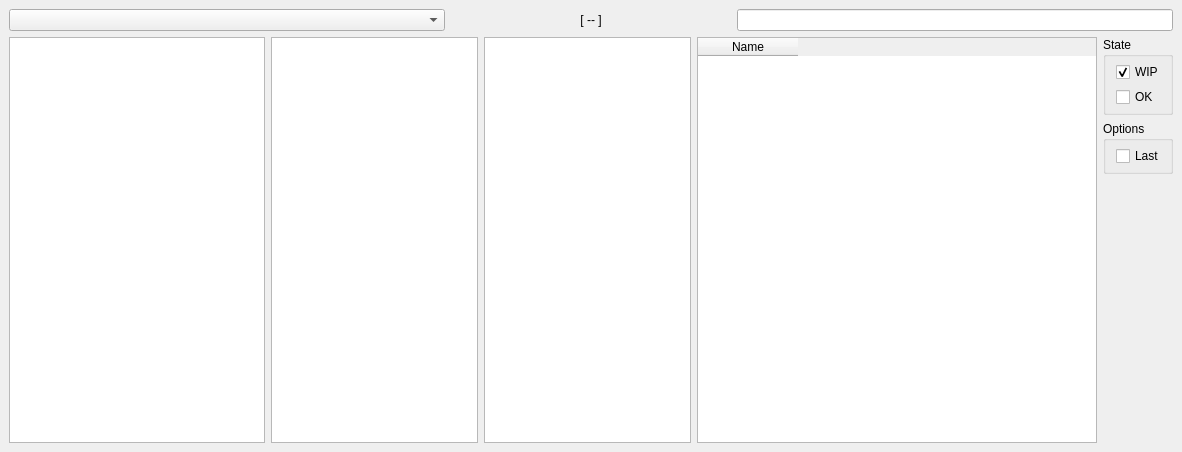
<?xml version="1.0" encoding="UTF-8"?>
<ui version="4.0">
 <class>MainWindow</class>
 <widget class="QMainWindow" name="MainWindow">
  <property name="geometry">
   <rect>
    <x>0</x>
    <y>0</y>
    <width>1182</width>
    <height>452</height>
   </rect>
  </property>
  <property name="windowTitle">
   <string>Bar</string>
  </property>
  <widget class="QWidget" name="centralwidget">
   <layout class="QVBoxLayout" name="central_layout">
    <item>
     <layout class="QHBoxLayout" name="header_lo" stretch="1,0,0,0,1">
      <item>
       <widget class="QComboBox" name="sid_history_cb">
        <property name="enabled">
         <bool>true</bool>
        </property>
       </widget>
      </item>
      <item>
       <spacer name="hs">
        <property name="orientation">
         <enum>Qt::Horizontal</enum>
        </property>
        <property name="sizeHint" stdset="0">
         <size>
          <width>40</width>
          <height>20</height>
         </size>
        </property>
       </spacer>
      </item>
      <item>
       <widget class="QLabel" name="current_sid_lb">
        <property name="sizePolicy">
         <sizepolicy hsizetype="Minimum" vsizetype="Preferred">
          <horstretch>0</horstretch>
          <verstretch>0</verstretch>
         </sizepolicy>
        </property>
        <property name="minimumSize">
         <size>
          <width>200</width>
          <height>0</height>
         </size>
        </property>
        <property name="text">
         <string>[ -- ]</string>
        </property>
        <property name="textFormat">
         <enum>Qt::RichText</enum>
        </property>
        <property name="scaledContents">
         <bool>false</bool>
        </property>
        <property name="alignment">
         <set>Qt::AlignCenter</set>
        </property>
        <property name="wordWrap">
         <bool>false</bool>
        </property>
        <property name="margin">
         <number>1</number>
        </property>
        <property name="textInteractionFlags">
         <set>Qt::LinksAccessibleByMouse|Qt::TextSelectableByKeyboard|Qt::TextSelectableByMouse</set>
        </property>
       </widget>
      </item>
      <item>
       <spacer name="hs_2">
        <property name="orientation">
         <enum>Qt::Horizontal</enum>
        </property>
        <property name="sizeHint" stdset="0">
         <size>
          <width>40</width>
          <height>20</height>
         </size>
        </property>
       </spacer>
      </item>
      <item>
       <widget class="QLineEdit" name="input_sid_le">
        <property name="text">
         <string/>
        </property>
       </widget>
      </item>
     </layout>
    </item>
    <item>
     <layout class="QHBoxLayout" name="body_lo">
      <item>
       <layout class="QHBoxLayout" name="entities_lo">
        <property name="sizeConstraint">
         <enum>QLayout::SetMinimumSize</enum>
        </property>
        <item>
         <widget class="QListView" name="lv_demo1">
          <property name="sizePolicy">
           <sizepolicy hsizetype="Minimum" vsizetype="Expanding">
            <horstretch>0</horstretch>
            <verstretch>0</verstretch>
           </sizepolicy>
          </property>
         </widget>
        </item>
        <item>
         <widget class="QListView" name="lv_demo2">
          <property name="midLineWidth">
           <number>1</number>
          </property>
         </widget>
        </item>
        <item>
         <widget class="QListWidget" name="lv_demo3"/>
        </item>
       </layout>
      </item>
      <item>
       <widget class="QTableWidget" name="versions_tw">
        <property name="sizePolicy">
         <sizepolicy hsizetype="MinimumExpanding" vsizetype="Expanding">
          <horstretch>0</horstretch>
          <verstretch>0</verstretch>
         </sizepolicy>
        </property>
        <property name="minimumSize">
         <size>
          <width>400</width>
          <height>0</height>
         </size>
        </property>
        <property name="autoScroll">
         <bool>true</bool>
        </property>
        <property name="autoScrollMargin">
         <number>32</number>
        </property>
        <property name="editTriggers">
         <set>QAbstractItemView::NoEditTriggers</set>
        </property>
        <property name="alternatingRowColors">
         <bool>true</bool>
        </property>
        <property name="selectionMode">
         <enum>QAbstractItemView::SingleSelection</enum>
        </property>
        <property name="selectionBehavior">
         <enum>QAbstractItemView::SelectRows</enum>
        </property>
        <property name="sortingEnabled">
         <bool>true</bool>
        </property>
        <attribute name="horizontalHeaderCascadingSectionResizes">
         <bool>false</bool>
        </attribute>
        <column>
         <property name="text">
          <string>Name</string>
         </property>
        </column>
       </widget>
      </item>
      <item>
       <layout class="QVBoxLayout" name="options">
        <property name="leftMargin">
         <number>0</number>
        </property>
        <item>
         <layout class="QVBoxLayout" name="engine_la">
          <property name="spacing">
           <number>0</number>
          </property>
          <property name="sizeConstraint">
           <enum>QLayout::SetDefaultConstraint</enum>
          </property>
         </layout>
        </item>
        <item>
         <widget class="QGroupBox" name="state_gb">
          <property name="sizePolicy">
           <sizepolicy hsizetype="Preferred" vsizetype="Maximum">
            <horstretch>0</horstretch>
            <verstretch>0</verstretch>
           </sizepolicy>
          </property>
          <property name="title">
           <string>State</string>
          </property>
          <layout class="QVBoxLayout" name="verticalLayout_4">
           <property name="spacing">
            <number>5</number>
           </property>
           <property name="leftMargin">
            <number>10</number>
           </property>
           <property name="topMargin">
            <number>5</number>
           </property>
           <property name="rightMargin">
            <number>5</number>
           </property>
           <property name="bottomMargin">
            <number>5</number>
           </property>
           <item>
            <widget class="QCheckBox" name="wip_cb">
             <property name="text">
              <string>WIP</string>
             </property>
             <property name="checked">
              <bool>true</bool>
             </property>
            </widget>
           </item>
           <item>
            <widget class="QCheckBox" name="ok_cb">
             <property name="text">
              <string>OK</string>
             </property>
             <property name="checked">
              <bool>false</bool>
             </property>
            </widget>
           </item>
          </layout>
         </widget>
        </item>
        <item>
         <widget class="QGroupBox" name="options_gb">
          <property name="sizePolicy">
           <sizepolicy hsizetype="Preferred" vsizetype="Maximum">
            <horstretch>0</horstretch>
            <verstretch>0</verstretch>
           </sizepolicy>
          </property>
          <property name="title">
           <string>Options</string>
          </property>
          <layout class="QVBoxLayout" name="verticalLayout_6">
           <property name="spacing">
            <number>5</number>
           </property>
           <property name="leftMargin">
            <number>10</number>
           </property>
           <property name="topMargin">
            <number>5</number>
           </property>
           <property name="rightMargin">
            <number>5</number>
           </property>
           <property name="bottomMargin">
            <number>5</number>
           </property>
           <item>
            <widget class="QCheckBox" name="last_cb">
             <property name="text">
              <string>Last</string>
             </property>
             <property name="checked">
              <bool>false</bool>
             </property>
            </widget>
           </item>
          </layout>
         </widget>
        </item>
        <item>
         <spacer name="verticalSpacer">
          <property name="orientation">
           <enum>Qt::Vertical</enum>
          </property>
          <property name="sizeHint" stdset="0">
           <size>
            <width>20</width>
            <height>40</height>
           </size>
          </property>
         </spacer>
        </item>
       </layout>
      </item>
     </layout>
    </item>
   </layout>
  </widget>
 </widget>
 <resources/>
 <connections/>
</ui>
